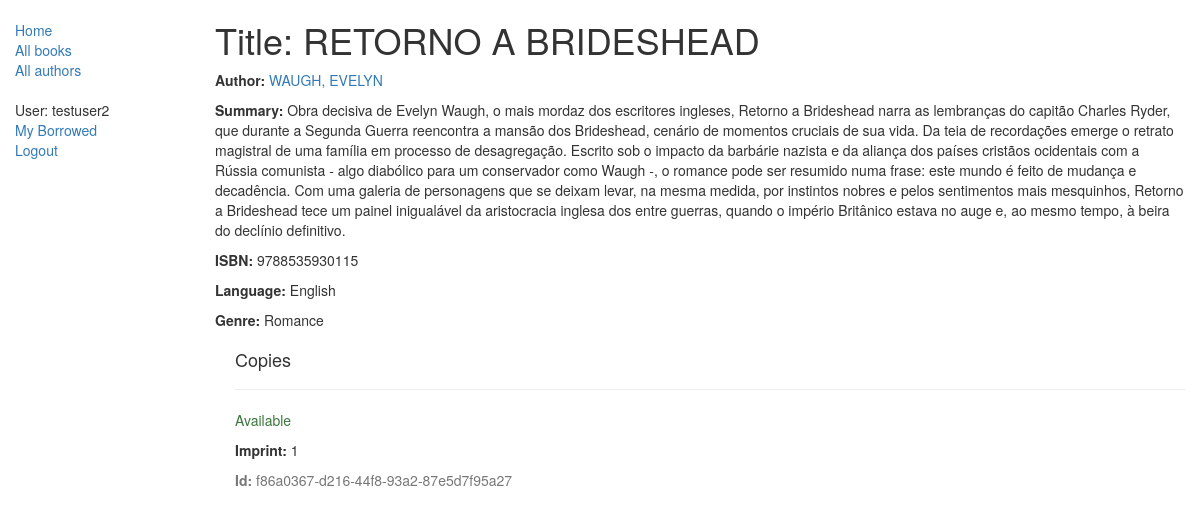
The page /catalog/book/1 (signed in) on the database its author committed.
### catalog/models.py (models this page shows, shortened)
class Book(models.Model):
    title = models.CharField(max_length=200)
    author = models.ForeignKey('Author', on_delete=models.SET_NULL, null=True)
    summary = models.TextField(max_length=1000, help_text="Enter a brief description of the book")
    isbn = models.CharField('ISBN', max_length=13, help_text="13 characters <a href='https://www.isbn-international.org/content/what-isbn'>ISBN number</a>")
    genre = models.ManyToManyField(Genre, help_text="Select the genre of the book")
    language = models.ForeignKey('Language', on_delete=models.SET_NULL, null=True)
    def display_genre(self):
        """
        Creates a string for the Genre. This is required to display genre in Admin.
        """
        return ', '.join([genre.name for genre in self.genre.all()[:3]])
    display_genre.short_description = "Genre"

class Author(models.Model):
    first_name = models.CharField(max_length=100)
    last_name = models.CharField(max_length=100)
    date_of_birth = models.DateField(null=True, blank=True)
    date_of_death = models.DateField(null=True, blank=True)
    class Meta:
        ordering = ["last_name", "first_name"]
    def __str__(self):
        return '{0}, {1}'.format(self.last_name, self.first_name)

class Language(models.Model):
    name = models.CharField(max_length=200, help_text="Enter the book's natural language (e.g. English, French, Japanase, etc.")
    def __str__(self):
        return self.name

class Genre(models.Model):
    name = models.CharField(max_length=200, help_text="Enter the book genre (e.g. Science Fiction, French Poetry, etc.)")
    def __str__(self):
        return self.name

class BookInstance(models.Model):
    id = models.UUIDField(primary_key=True, default=uuid.uuid4, help_text="Unique ID for this particular book across the library")
    book = models.ForeignKey('Book', on_delete=models.SET_NULL, null=True)
    imprint = models.CharField(max_length=200)
    due_back=models.DateField(null=True, blank=True)
    borrower = models.ForeignKey(User, on_delete=models.SET_NULL, null=True, blank=True)
    LOAN_STATUS=(
        ('m', 'Maintanance'),
        ('o', 'On Loan'),
        ('a', 'Available'),
        ('r', 'Reserved'),
    )
    status = models.CharField(max_length=1, choices=LOAN_STATUS, blank=True, default='m', help_text='Book availability')
    class Meta:
        ordering = ['due_back']

### catalog/views.py (the view)
# urls.py: path('book/<int:pk>', views.BookDetailView.as_view(), name='book-detail'),
class BookDetailView(LoginRequiredMixin, generic.DetailView):
    model = Book

### catalog/templates/catalog/book_detail.html (shortened to what this page needs)
{% extends "base_generic.html" %}
{% block content %}
  <h1>Title: {{ book.title }}</h1>
  <p><strong>Author:</strong> <a href="{% url 'author-detail' book.author.pk %}">{{ book.author }}</a></p>
  <p><strong>Summary:</strong> {{ book.summary }}</p>
  <p><strong>ISBN:</strong> {{ book.isbn }}</p>
  <p><strong>Language:</strong> {{ book.language }}</p>
  <p><strong>Genre:</strong> {% for genre in book.genre.all %} {{ genre }}{% if not forloop.last %}, {% endif %}{% endfor %}</p>
  <div style="margin-left:20px;margin-top:20px">
    <h4>Copies</h4>
    {% for copy in book.bookinstance_set.all %}
    <hr>
    <p class="{% if copy.status == 'a' %}text-success{% elif copy.status == 'm' %}text-danger{% else %}text-warning{% endif %}">{{ copy.get_status_display }}</p>
    <p><strong>Imprint:</strong> {{copy.imprint}}</p>
    <p class="text-muted"><strong>Id:</strong> {{copy.id}}</p>
    {% endfor %}
  </div>
{% endblock %}

### catalog/templates/base_generic.html (shortened to what this page needs)
<!DOCTYPE html>
<html lang="en">
<head>
  <link rel="stylesheet" href="https://maxcdn.bootstrapcdn.com/bootstrap/3.3.7/css/bootstrap.min.css">
  {% load static %}
  <link rel="stylesheet" href="{% static 'css/styles.css' %}">
</head>
<body>
  <div class="container-fluid">
    <div class="row">
      <div class="col-sm-2">
      {% block sidebar %}
      <ul class="sidebar-nav">
          <li><a href="{% url 'index' %}">Home</a></li>
          <li><a href="{% url 'books' %}">All books</a></li>
          <li><a href="{% url 'authors'%}">All authors</a></li>
      </ul>
      <ul class="sidebar-nav">
          {% if user.is_authenticated %}
          <li>User: {{ user.get_username }}</li>
          <li><a href="{% url 'my-borrowed' %}">My Borrowed</a></li>
          <li><a href="{% url 'logout'%}?next={{request.path}}">Logout</a></li>
          {% else %}
          <li><a href="{% url 'login'%}?next={{request.path}}">Login</a></li>
          {% endif %}
      </ul>
     {% endblock %}
      </div>
      <div class="col-sm-10 ">
      {% block content %}{% endblock %}
      </div>
    </div>
  </div>
</body>
</html>

### catalog/static/css/styles.css (style rules this page uses)
.sidebar-nav { margin-top: 20px; padding: 0; list-style: none; }

### rows shown on the page
Book: title "RETORNO A BRIDESHEAD", author "WAUGH, EVELYN", summary "Obra decisiva de Evelyn Waugh, o mais mordaz dos escritores ingleses, Retorno a Brideshead narra as lembranças do capitão Charles Ryder, que durante a Segunda Guerra reencontra a mansão dos Brideshead, cenário de momentos cruciais de sua vida. Da teia de recordações emerge o retrato magistral de uma família em processo de desagregação. Escrito sob o impacto da barbárie nazista e da aliança dos países cristãos ocidentais com a Rússia comunista - algo diabólico para um conservador como Waugh -, o romance pode ser resumido numa frase: este mundo é feito de mudança e decadência. Com uma galeria de personagens que se deixam levar, na mesma medida, por instintos nobres e pelos sentimentos mais…", isbn "9788535930115", language "English"
Genre: name "Romance"
BookInstance: status "Available", imprint "1", id "f86a0367-d216-44f8-93a2-87e5d7f95a27"

### other values the page prints
{{ user.get_username }} "testuser2"
